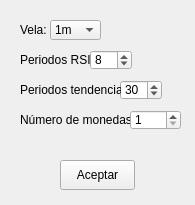
<?xml version="1.0" encoding="UTF-8"?>
<ui version="4.0">
 <class>MainWindow</class>
 <widget class="QMainWindow" name="MainWindow">
  <property name="geometry">
   <rect>
    <x>0</x>
    <y>0</y>
    <width>195</width>
    <height>205</height>
   </rect>
  </property>
  <property name="minimumSize">
   <size>
    <width>195</width>
    <height>205</height>
   </size>
  </property>
  <property name="maximumSize">
   <size>
    <width>195</width>
    <height>205</height>
   </size>
  </property>
  <property name="windowTitle">
   <string>Hidalgo Trading Tool</string>
  </property>
  <property name="windowIcon">
   <iconset>
    <normaloff>icono.ico</normaloff>icono.ico</iconset>
  </property>
  <widget class="QWidget" name="centralwidget">
   <widget class="QPushButton" name="pbtn_aceptar">
    <property name="geometry">
     <rect>
      <x>60</x>
      <y>160</y>
      <width>75</width>
      <height>30</height>
     </rect>
    </property>
    <property name="text">
     <string>Aceptar</string>
    </property>
   </widget>
   <widget class="QComboBox" name="cbx_vela">
    <property name="geometry">
     <rect>
      <x>50</x>
      <y>20</y>
      <width>51</width>
      <height>20</height>
     </rect>
    </property>
    <property name="currentText">
     <string>1m</string>
    </property>
    <property name="currentIndex">
     <number>0</number>
    </property>
    <item>
     <property name="text">
      <string>1m</string>
     </property>
    </item>
    <item>
     <property name="text">
      <string>3m</string>
     </property>
    </item>
    <item>
     <property name="text">
      <string>5m</string>
     </property>
    </item>
    <item>
     <property name="text">
      <string>15m</string>
     </property>
    </item>
    <item>
     <property name="text">
      <string>30m</string>
     </property>
    </item>
    <item>
     <property name="text">
      <string>1h</string>
     </property>
    </item>
    <item>
     <property name="text">
      <string>2h</string>
     </property>
    </item>
    <item>
     <property name="text">
      <string>4h</string>
     </property>
    </item>
    <item>
     <property name="text">
      <string>6h</string>
     </property>
    </item>
    <item>
     <property name="text">
      <string>8h</string>
     </property>
    </item>
    <item>
     <property name="text">
      <string>12h</string>
     </property>
    </item>
    <item>
     <property name="text">
      <string>1d</string>
     </property>
    </item>
    <item>
     <property name="text">
      <string>3d</string>
     </property>
    </item>
    <item>
     <property name="text">
      <string>1w</string>
     </property>
    </item>
    <item>
     <property name="text">
      <string>1M</string>
     </property>
    </item>
   </widget>
   <widget class="QSpinBox" name="spnbx_nprsi">
    <property name="geometry">
     <rect>
      <x>90</x>
      <y>50</y>
      <width>42</width>
      <height>20</height>
     </rect>
    </property>
    <property name="minimum">
     <number>2</number>
    </property>
    <property name="maximum">
     <number>499</number>
    </property>
    <property name="value">
     <number>8</number>
    </property>
   </widget>
   <widget class="QLabel" name="lbl_vela">
    <property name="geometry">
     <rect>
      <x>20</x>
      <y>20</y>
      <width>31</width>
      <height>20</height>
     </rect>
    </property>
    <property name="text">
     <string>Vela:</string>
    </property>
   </widget>
   <widget class="QLabel" name="lbl_nprsi">
    <property name="geometry">
     <rect>
      <x>20</x>
      <y>50</y>
      <width>71</width>
      <height>20</height>
     </rect>
    </property>
    <property name="text">
     <string>Periodos RSI:</string>
    </property>
   </widget>
   <widget class="QSpinBox" name="spnbx_npt">
    <property name="geometry">
     <rect>
      <x>120</x>
      <y>80</y>
      <width>42</width>
      <height>20</height>
     </rect>
    </property>
    <property name="minimum">
     <number>2</number>
    </property>
    <property name="maximum">
     <number>499</number>
    </property>
    <property name="value">
     <number>30</number>
    </property>
   </widget>
   <widget class="QLabel" name="lbl_npt">
    <property name="geometry">
     <rect>
      <x>20</x>
      <y>80</y>
      <width>101</width>
      <height>20</height>
     </rect>
    </property>
    <property name="text">
     <string>Periodos tendencia:</string>
    </property>
   </widget>
   <widget class="QLabel" name="lbl_N_monedas">
    <property name="geometry">
     <rect>
      <x>20</x>
      <y>110</y>
      <width>111</width>
      <height>20</height>
     </rect>
    </property>
    <property name="text">
     <string>Número de monedas:</string>
    </property>
   </widget>
   <widget class="QSpinBox" name="spnbx_N_monedas">
    <property name="geometry">
     <rect>
      <x>130</x>
      <y>110</y>
      <width>51</width>
      <height>20</height>
     </rect>
    </property>
    <property name="minimum">
     <number>1</number>
    </property>
   </widget>
  </widget>
 </widget>
 <resources/>
 <connections/>
</ui>
